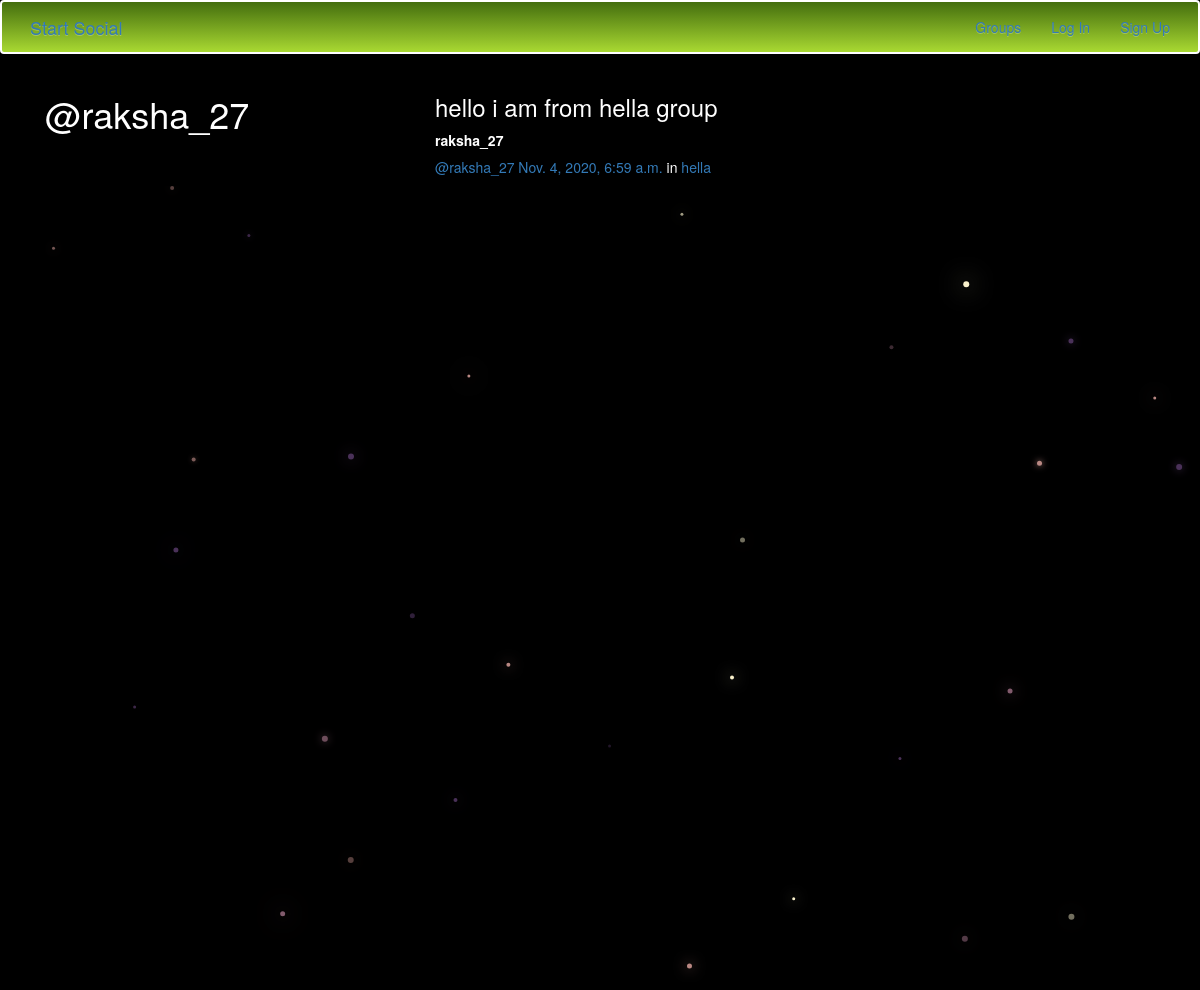
Screenshot of /posts/by/raksha_27/ with the database file from the repository.
### posts/models.py (models this page shows, shortened)
class Post(models.Model):
    user=models.ForeignKey(User,related_name='posts')
    created_at=models.DateTimeField(auto_now=True)
    message=models.TextField()
    message_html=models.TextField(editable=False)
    group=models.ForeignKey(Group,related_name='posts',null=True,blank=True)
    class Meta:
        ordering=['-created_at']
        unique_together=['user','message']

### groups/models.py (models this page shows, shortened)
class Group(models.Model):
    name=models.CharField(max_length=255,unique=True)
    slug=models.SlugField(allow_unicode=True,unique=True)
    description=models.TextField(blank=True,default='')
    description_html=models.TextField(editable=False,default='',blank=True)
    members=models.ManyToManyField(User,through='GroupMember')
    class Meta:
        ordering=['name']

### posts/views.py (the view)
# urls.py: url(r'by/(?P<username>[-\w]+)/$',views.UserPosts.as_view(),name='for_user'),
class UserPosts(generic.ListView):
    model=models.Post
    template_name='posts/user_post_list.html'
    def get_queryset(self):
        try:
            self.post_user=User.objects.prefetch_related('posts').get(username__iexact=self.kwargs.get('username'))
        except User.DoesNotExist:
            raise Http404
        else:
            return self.post_user.posts.all()
    def get_context_data(self, **kwargs):
        context = super().get_context_data(**kwargs)
        context['post_user']=self.post_user
        return context

### posts/templates/posts/user_post_list.html
{% extends "posts/post_base.html" %}
{% block prepost %}
<div class="col-md-4">
  <h1>@{{post_user.username}}</h1>
</div>
{% endblock %}
{% block post_content %}
<div class="col-md-8">
  {% for post in post_list %}
  {% include "posts/_post.html" %}
  {% endfor %}
</div>
{% endblock %}

### posts/templates/posts/_post.html (shortened to what this page needs)
<div class="post media">
  <h3>{{post.message_html|safe}}</h3>
<div class="media-body">
  <strong>{{post.user.username}}</strong>
  <h5 class="meadia-heading">
  <span class="username">
    <a href="{% url 'posts:for_user' username=post.user.username %}">@{{ post.user.username }}</a></span>
  <time class='time'>
   <a href="{% url 'posts:single' username=post.user.username pk=post.pk %}">{{ post.created_at }}</a></time>
   {% if post.group %}
   <span class="group-name">in <a href="#">{{ post.group.name }}</a></span>
   {% endif %}
</h5>
</div>
</div>

### static/simplesocial/css/master.css (style rules this page uses)
body { margin: 0; overflow: hidden; background-color: black; color:white; }

### static/css/master.css (style rules this page uses)
html, body { height: 100%; width: 100%; overflow: hidden; background: black; margin: 0; }

### rows the page displays
Post: message_html "hello i am from hella group", user.username "raksha_27", created_at "Nov. 4, 2020, 6:59 a.m.", group.name "hella"

### other values shown
{{ post_user.username }} "raksha_27"
